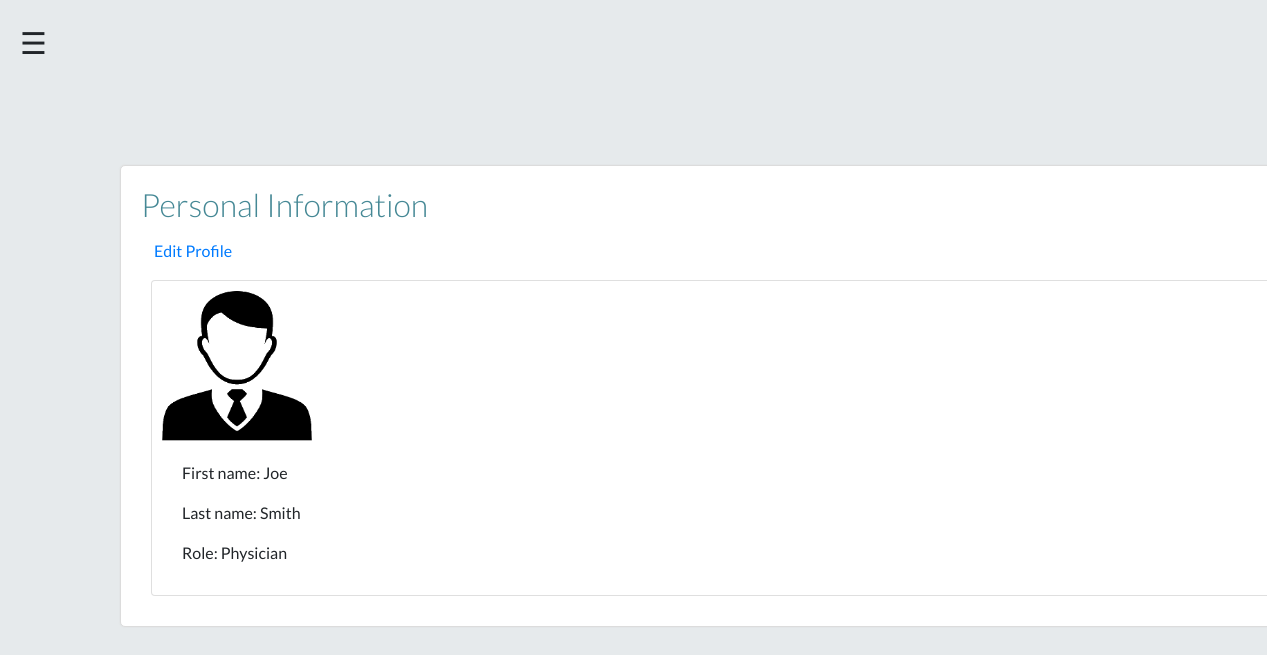
Screenshot of /pulse_tracer/health_care_provider/ (signed in) with the database file from the repository.
### pulse_tracer/models.py (models this page shows, shortened)
class HealthCare(models.Model):
    ROLE_CHOICES = [
        ("RN", "Registered Nurse"),
        ("PHYS", "Physician"),
        ("PHARM", "Pharmacist"),
        ("RT", "Respiratory Therapist"),
    ]
    user = models.OneToOneField(
        User,
        on_delete=models.CASCADE,
    )
    role = models.CharField(
        max_length=100,
        choices=ROLE_CHOICES,
    )

class User(AbstractUser):
    class Meta:
        ordering = ['id']
    is_patient = models.BooleanField(default=False)
    is_health_care = models.BooleanField(default=False)
    USERNAME_FIELD = 'username'

### pulse_tracer/views.py (the view)
# urls.py: path('health_care_provider/', views.HealthCareProviderDetailView.as_view(), name='health_care_provider'),
class HealthCareProviderDetailView(LoginRequiredMixin, generic.DetailView):
    model = HealthCare
    template_name = 'pulse_tracer/health_care_provider_detail.html'
    def get(self, request, **kwargs):
        health_care_provider = get_object_or_404(HealthCare, user__id=request.user.id)
        context = {
            'health_care_provider': health_care_provider,
        }
        return render(request, self.template_name, context)

### templates/pulse_tracer/health_care_provider_detail.html (shortened to what this page needs)
{% extends 'pulse_tracer/base_view.html' %}
{% load static %}
{% block content %}
    <div class="container">
        <h2>Personal Information</h2>
        <a class="btn" href="{% url 'health_care_provider_update' %}"> Edit Profile</a>
        <div class="card">
            <a>
            <img src="{% static 'image/avatar.png' %}" width="150" height="150"alt="">
            </a>
            <div class="card-body">
                <p class="card-text">First name: {{ health_care_provider.user.first_name }}</p>
                <p class="card-text">Last name: {{ health_care_provider.user.last_name }}</p>
                <p class="card-text">Role: {{ health_care_provider.get_role_display }}</p>
            </div>
        </div>
    </div>
{% endblock %}

### templates/pulse_tracer/base_view.html (shortened to what this page needs)
{% load static %}
<html>
    <head>
        <link rel="stylesheet" type="text/css" href="https://stackpath.bootstrapcdn.com/bootstrap/4.1.3/css/bootstrap.min.css">
        <link rel="stylesheet" href="https://maxcdn.bootstrapcdn.com/font-awesome/4.4.0/css/font-awesome.min.css">
        <link href="{% static 'css/style.css' %}" rel="stylesheet" type="text/css"/>
    </head>
    <body>
        <div id="main">
            <span class="sticky-top" style="font-size:30px;cursor:pointer;font-family:'Lato', sans-serif;" onclick="openNav()">&#9776;</span>
            {% block content %}
            {% endblock %}
        </div>
    </body>
</html>

### pulse_tracer/static/css/style.css (style rules this page uses)
body { background-color: #E6EAEC; }
div { padding: vertical; margin-top: 20px, 0; }
div .container { float: center; border: 1px solid #DCDCDC; margin: 100px; min-width: 98%; padding: 20px; padding-top: 20px; width: 98%; background-color: rgb(255, 255, 255); border-radius: 5px; box-shadow: 0 0 2px #DCDCDC; font-family: 'Lato', sans-serif; font-weight: 400; }
div .container h1, h2 { font-family: 'Lato', sans-serif; font-weight: 300; color: #458895; }
body h1, h2 { font-family: 'Lato', sans-serif; font-weight: 300; color: #458895; }
.card { margin: 10px; padding: 10px 10px 10px 10px; }

### templates/pulse_tracer/base_view.html (style rules this page uses)
#main { transition: margin-left .5s; padding: 20px; }

### rows the page displays
HealthCare: user.first_name "Joe", user.last_name "Smith", role "Physician"
